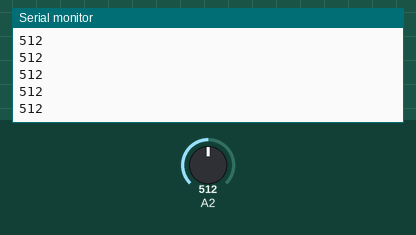
A sketch run on a simulated Arduino Uno, built with avr-gcc and run on an emulated ATmega328P. Parts: the last lines printed to the serial monitor. Inputs (shaded band) come from the test bench; at power-on: A2 = 512.

Above: at 1.2 s.
1.3 s: A2 set to 716
At 1.31 s:
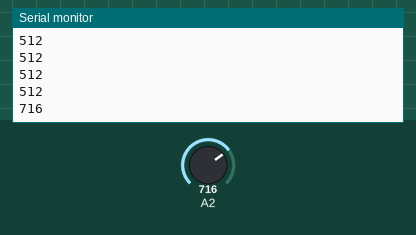
2.8 s: A2 set to 900
At 2.81 s:
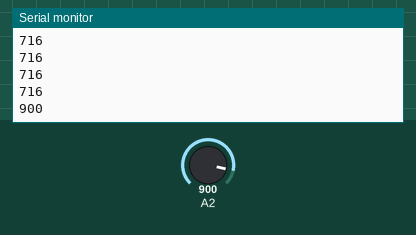
Timing chart, 0 to 5.8 s (numbered marks = the images above; inputs shaded):
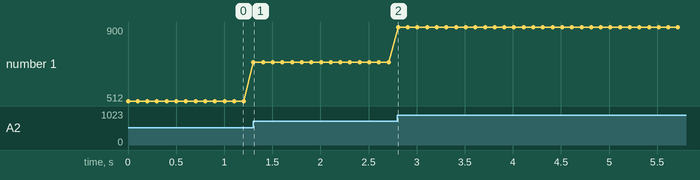

Measured:
- after the input at 1.3 s, the serial monitor: prints a new line at once (image 1)
- after the input at 2.8 s, the serial monitor: prints a new line at once (image 2)
- plotted number 1: 512 → 716 after the input at 1.3 s, 716 → 900 after the input at 2.8 s

The sketch:

potenciometro.ino
```cpp
int valorPot=0;
void setup(){
     Serial.begin(9600);
}
void loop(){
     valorPot=analogRead(2);
     Serial.println(valorPot);
     delay(100);
}
```
